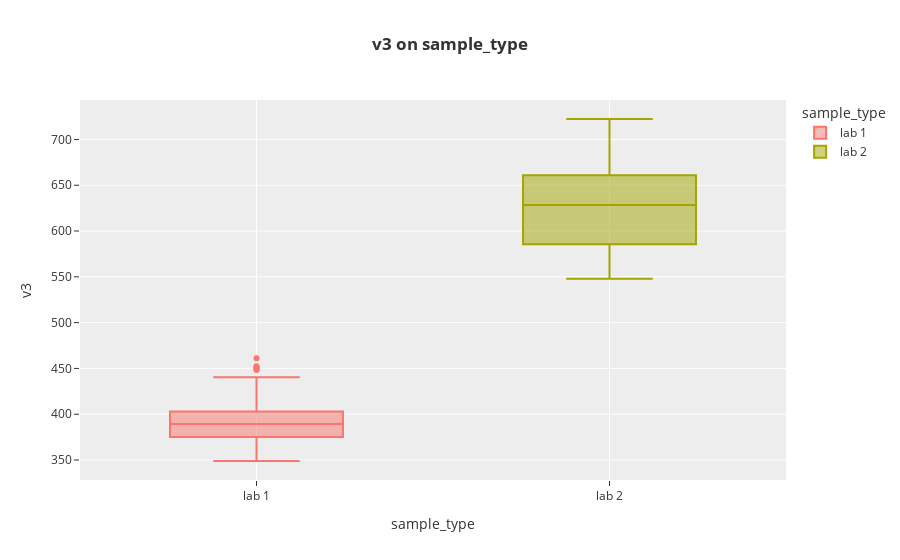

Notebook cell for this chart:
### Markdown cell above
Berdasarkan visualisasi di atas, diketahui bahwa sample di lab 1 memiliki nilai `v2` paling rendah `178.8` dan paling tinggi `265.4375`.
Sample di lab 2 memiliki nilai `v2` paling rendah `182.933` dan paling tinggi `422.8125`.

Jika dibandingkan maka nilai `v2` paling rendah berada di `sample_type lab 1`  dan nilai `v2` tertinggi berada di `sample type lab 2`.

### Code cell
px.box(df, x='sample_type', y='v3',
       color='sample_type', template='ggplot2',
       labels={'sample_type': 'sample_type',
               'v3': 'v3'},
       title="<b>v3 on sample_type")

### Figure 1 — Plotly figure (JSON) as saved in the notebook; plotly's stock layout.template omitted (floating-point values rounded to 4 significant figures)
{"data": [{"alignmentgroup": "True", "hovertemplate": "sample_type=%{x}<br>v3=%{y}<extra></extra>", "legendgroup": "lab 1", "marker": {"color": "#F8766D"}, "name": "lab 1", "notched": false, "offsetgroup": "lab 1", "orientation": "v", "showlegend": true, "type": "box", "x": ["lab 1", "lab 1", "lab 1", "lab 1", "lab 1", "lab 1", "lab 1", "lab 1", "lab 1", "lab 1", "lab 1", "lab 1", "lab 1", "lab 1", "lab 1", "lab 1", "lab 1", "lab 1", "lab 1", "lab 1", "lab 1", "lab 1", "lab 1", "lab 1", "lab 1", "lab 1", "lab 1", "lab 1", "lab 1", "lab 1", "lab 1", "lab 1", "lab 1", "lab 1", "lab 1", "lab 1", "lab 1", "lab 1", "lab 1", "lab 1", "lab 1", "lab 1", "lab 1", "lab 1", "lab 1", "lab 1", "lab 1", "lab 1", "lab 1", "lab 1", "lab 1", "lab 1", "lab 1", "lab 1", "lab 1", "lab 1", "lab 1", "lab 1", "lab 1", "lab 1", "lab 1", "lab 1", "lab 1", "lab 1", "lab 1", "lab 1", "lab 1", "lab 1", "lab 1", "lab 1", "lab 1", "lab 1", "lab 1", "lab 1", "lab 1", "lab 1", "lab 1", "lab 1", "lab 1", "lab 1", "lab 1", "lab 1", "lab 1", "lab 1", "lab 1", "lab 1", "lab 1", "lab 1", "lab 1", "lab 1", "lab 1", "lab 1", "lab 1", "lab 1", "lab 1", "lab 1", "lab 1", "lab 1", "lab 1", "lab 1"], "x0": " ", "xaxis": "x", "y": [391.3, 393.7, 375.5, 368.7, 356.7, 364.9, 359.5, 365.2, 381.2, 370, 383.4, 377.4, 359.9, 374.7, 362.5, 387.9, 368.7, 386.4, 393.9, 370.9, 387.3, 359.9, 403.7, 360.9, 393.6, 355.6, 356.1, 361.4, 390.1, 365.2, 384.8, 389.5, 348.9, 435.3, 364.1, 356.6, 398.5, 355.3, 376.6, 397.8, 414.1, 375, 381, 402.4, 393.2, 367.4, 386.3, 414.6, 390.4, 381.7, 401.4, 389.1, 379.9, 383.1, 437.2, 383.3, 380.1, 389.5, 395.9, 374.9, 391.7, 400.1, 378.2, 393.9, 377.9, 389.5, 419.1, 394.9, 382.7, 383.4, 418.4, 371.1, 407.8, 393, 389.3, 389.4, 388.8, 396.5, 395.1, 395.2, 386.4, 407.1, 393.1, 397.5, 412.2, 430.4, 461.1, 452.4, 422.3, 450, 448.5, 428.2, 429, 440.5, 434.1, 424.5, 448.5, 424.6, 451.2, 424.8], "y0": " ", "yaxis": "y"}, {"alignmentgroup": "True", "hovertemplate": "sample_type=%{x}<br>v3=%{y}<extra></extra>", "legendgroup": "lab 2", "marker": {"color": "#A3A500"}, "name": "lab 2", "notched": false, "offsetgroup": "lab 2", "orientation": "v", "showlegend": true, "type": "box", "x": ["lab 2", "lab 2", "lab 2", "lab 2", "lab 2", "lab 2", "lab 2", "lab 2", "lab 2", "lab 2", "lab 2", "lab 2", "lab 2", "lab 2", "lab 2", "lab 2", "lab 2", "lab 2", "lab 2", "lab 2", "lab 2", "lab 2", "lab 2", "lab 2", "lab 2", "lab 2", "lab 2", "lab 2", "lab 2", "lab 2", "lab 2", "lab 2", "lab 2", "lab 2", "lab 2", "lab 2", "lab 2", "lab 2", "lab 2", "lab 2", "lab 2", "lab 2", "lab 2", "lab 2", "lab 2", "lab 2", "lab 2", "lab 2", "lab 2", "lab 2", "lab 2", "lab 2", "lab 2", "lab 2", "lab 2", "lab 2", "lab 2", "lab 2", "lab 2", "lab 2"], "x0": " ", "xaxis": "x", "y": [575.9, 626.6, 585.4, 589.2, 577.5, 561.9, 607.9, 573.4, 549.5, 591.9, 559.9, 577.6, 547.9, 562.1, 587.4, 574.8, 591.5, 572.5, 586.7, 574.9, 598.7, 584.7, 592.3, 625, 627.8, 621.9, 585.6, 583.2, 612.7, 646.2, 722.3, 696.8, 637.1, 659, 663.1, 696.3, 680.5, 657.5, 702.5, 692.1, 667.1, 650.2, 662.8, 654.6, 687.5, 651.4, 682.9, 694, 640.4, 670.3, 641.6, 629.1, 623, 684.6, 645.7, 643.1, 678.2, 657.5, 642.9, 648.3], "y0": " ", "yaxis": "y"}], "layout": {"boxmode": "overlay", "legend": {"title": {"text": "sample_type"}, "tracegroupgap": 0}, "title": {"text": "<b>v3 on sample_type"}, "xaxis": {"anchor": "y", "categoryarray": ["lab 1", "lab 2"], "categoryorder": "array", "domain": [0, 1], "title": {"text": "sample_type"}}, "yaxis": {"anchor": "x", "domain": [0, 1], "title": {"text": "v3"}}}}
